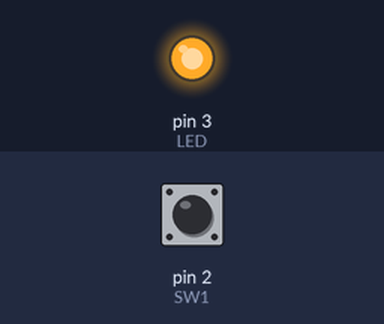
Bench run of a sketch on a simulated Arduino Uno, built with avr-gcc and run on an emulated ATmega328P. Parts: output pins drawn as LEDs (lit = HIGH). The test bench sets the inputs (shaded band); at power-on: pin 2 (SW1) HIGH. What the sketch prints to the serial monitor is not drawn.

Above: at 1.2 s.
1.3 s: pin 2 (SW1) pulled LOW for 0.15 s
At 1.37 s:
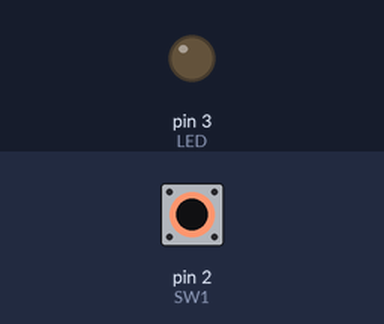
2.9 s: pin 2 (SW1) pulled LOW for 3.2 s
At 6.5 s:
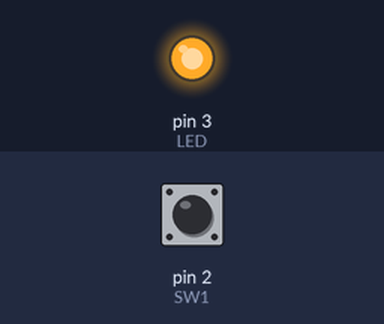
Timing chart, 0 to 8.0 s (numbered marks = the images above; inputs shaded):
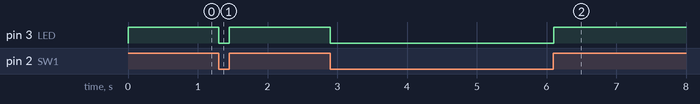

Measured:
- after the input at 1.3 s, pin 3 (LED): HIGH → LOW at once, → HIGH 0.15 s later
- after the input at 2.9 s, pin 3 (LED): HIGH → LOW at once, → HIGH 3.2 s later

The sketch:

LED_SWITCH.ino
```cpp
#define SW1 2
#define LED 3
void setup() {
  // put your setup code here, to run once:
  Serial.begin(9600);
  pinMode(SW1, INPUT);
  pinMode(LED, OUTPUT);
}

void loop() {
  // put your main code here, to run repeatedly:
  bool bSW1;
  bSW1 = digitalRead(SW1);
  digitalWrite(LED, bSW1);
  Serial.println(bSW1);
}
```
